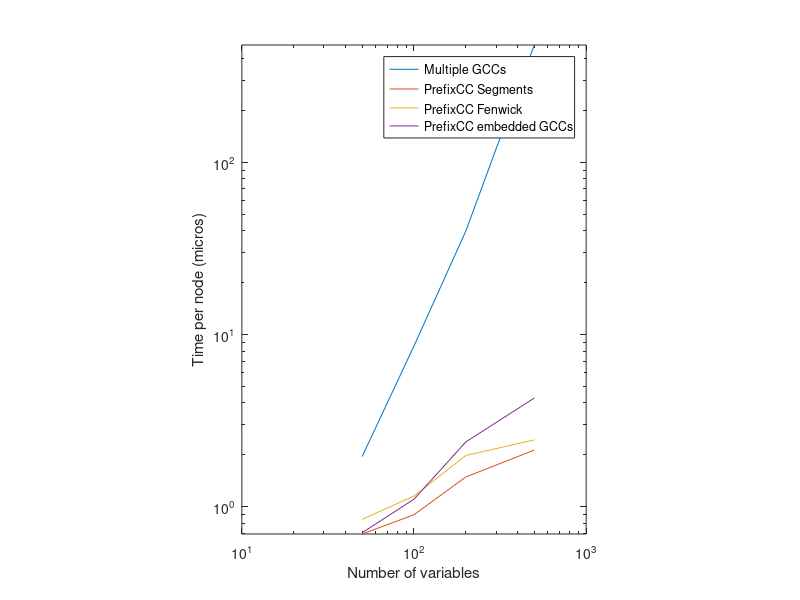

MATLAB code to generate this figure:
nbVars = [50, 100, 200, 500];
nbNodes = [5000008, 2000033, 1001933, 503386];

multipleGcc = [9760, 17126, 39883, 241321] ./ nbNodes * 1000;
segments = [3461, 1791, 1487, 1071] ./ nbNodes * 1000;
fenwick = [4211, 2301, 1982, 1227] ./ nbNodes * 1000;
embedded = [3523, 2205, 2376, 2148] ./ nbNodes * 1000;

loglog(nbVars, multipleGcc, nbVars, segments, nbVars, fenwick, nbVars, embedded);
xlabel('Number of variables')
ylabel('Time per node (micros)')
legend('Multiple GCCs', 'PrefixCC Segments', 'PrefixCC Fenwick', 'PrefixCC embedded GCCs');

% See http://stackoverflow.com/questions/4133510/axis-equal-in-a-matlab-loglog-plot
xLimits = [10 1000];                   %# Limits for the x axis
yLimits = [min([min(multipleGcc), min(segments), min(fenwick), min(embedded)]),...
    max([max(multipleGcc), max(segments), max(fenwick), max(embedded)])];                      %# Limits for the y axis
logScale = diff(yLimits)/diff(xLimits);  %# Scale between the x and y ranges
powerScale = diff(log10(yLimits))/...    %# Scale between the x and y powers
             diff(log10(xLimits));
set(gca,'Xlim',xLimits,'YLim',yLimits,...              %# Set the limits and the
        'DataAspectRatio',[1 logScale/powerScale 1]);  %#   data aspect ratio
